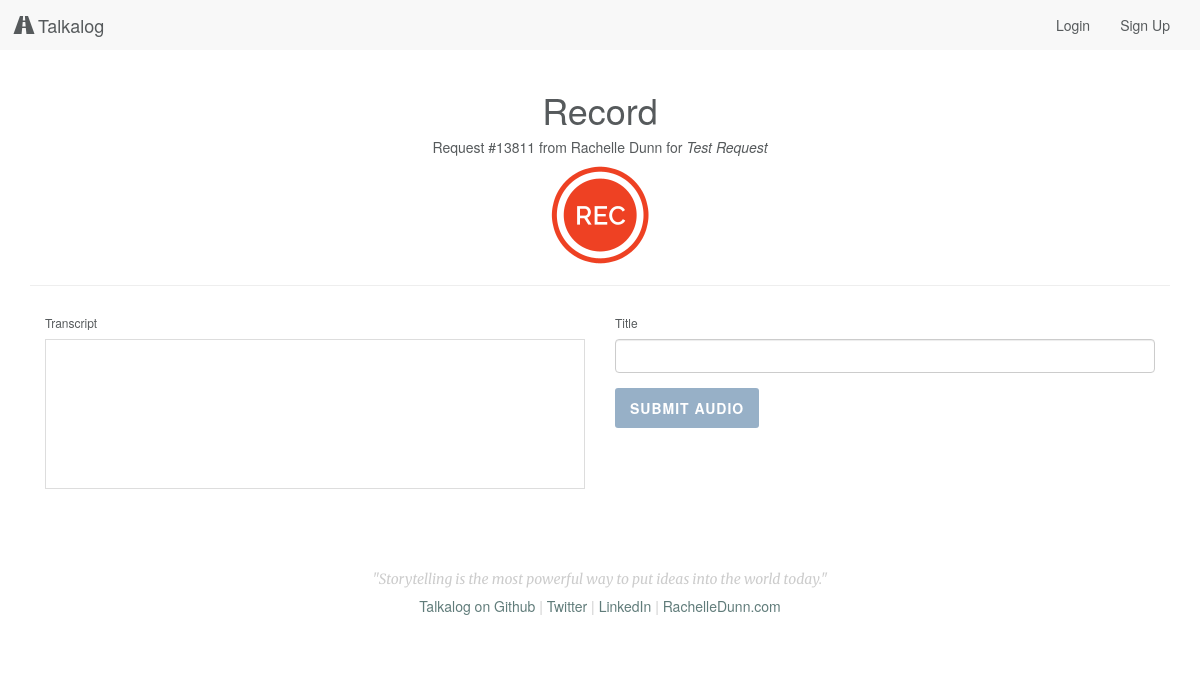
Page /request/13811 on the committed database.
### model.py (models this page shows, shortened)
class RequestID(db.Model):
    __tablename__ = "Requests"
    id = db.Column(db.String, primary_key=True)
    user_id = db.Column(db.Integer, db.ForeignKey('Users.id'), nullable=False)
    upload_id = db.Column(db.Integer, db.ForeignKey('Uploads.id'), nullable=False)
    call_sid = db.Column(db.String)
    user = db.relationship("User", backref=db.backref("requestids", order_by=id))
    upload = db.relationship("Upload", backref=db.backref("requestids", order_by=id))

class User(db.Model):
    __tablename__ = "Users"
    id = db.Column(db.Integer, autoincrement=True, primary_key=True)
    email = db.Column(db.String(100), nullable=False)
    password = db.Column(db.String(50), nullable=False)
    first_name = db.Column(db.String(50), nullable=False)
    last_name = db.Column(db.String(50), nullable=False)
    tel = db.Column(db.String, nullable=False)

class Upload(db.Model):
    __tablename__ = "Uploads"
    id = db.Column(db.Integer, autoincrement=True, primary_key=True)
    user_id = db.Column(db.Integer, db.ForeignKey('Users.id'), nullable=False)
    title = db.Column(db.String, nullable=False, default=db.func.now())
    path = db.Column(db.String(50))
    mimetype = db.Column(db.String(50), default='wav') # wav, jpg, mp3
    datetime = db.Column(db.DateTime, default=db.func.now(), onupdate=db.func.now()) # set datetime to current timestamp
    transcript = db.Column(db.Text)
    user = db.relationship("User", backref=db.backref("uploads", order_by=id))

### server.py (the view)
@app.route('/request/<string:id>', methods=['GET', 'POST'])
def requested_audio_page(id):
	"""Record audio via request URL. Capture audio blob and save to S3, transcript, and title."""
	requested_obj = RequestID.query.get(id)
	assoc_upload = Upload.query.get(requested_obj.upload_id)
	if request.method == 'POST':
		file = request.files['file']
		title = request.form.get('title')
		transcript = request.form.get('transcript')
		if file:
			filename = str_generator(30) + '.wav'
			assoc_upload.title = title
			assoc_upload.path = filename
			assoc_upload.transcript = transcript
			db.session.commit()
			print 'Committed new recording %s' % filename
			k = b.new_key(filename)
			k.set_contents_from_file(file)
		return render_template("thanks.html")
	else:
		return render_template("request_page.html", requested_obj=requested_obj)

### templates/request_page.html (shortened to what this page needs)
{% extends 'base.html' %}
{% block content %}
    <div class="row text-center">
        <h1>Record</h1>
        <h5>Request #<span id="request-id">{{ requested_obj.id }}</span> from {{ requested_obj.user.first_name }} {{ requested_obj.user.last_name }} for <em>{{ requested_obj.upload.title }}</em></h5>
        <div id="start_button"><img src="/static/img/record.png" alt="Record" width="100" height="100"></div>
    </div>
    <hr>
    <div class="row">
        <div class="col-sm-6">
            <h6>Transcript</h6>
            <div id="results">
            </div>
        </div>
        <div class="col-sm-6">
            <div class="upload-info">
                <h6>Title</h6>
                <div class="form-group">
                    <input type="text" name="title" class="form-control" id="recording-title" placeholder="">
                </div>
                <input type="submit" value="Submit Audio" id="submit-audio" class="button">
            </div>
        </div>
    </div>
{% endblock %}

### static/css/style.css (style rules this page uses)
body { background-color: #ffffff; color: #565a5c; }
.h1, .h2, .h3, .h4, .h5, h1, h2, h3, h4, h5 { font-weight: 200; }
.button { background: #6186aa; color: #fff; box-shadow: 0 6px #405972; border: none; font-family: inherit; font-size: inherit; cursor: pointer; padding: 10px 15px; display: inline-block; text-transform: uppercase; letter-spacing: 1px; font-weight: 700; outline: none; position: relative; border-radius: 3px; -webkit-transition: none; -moz-transition: none; transition: none; }
.button:after { content: ''; position: absolute; z-index: -1; -webkit-transition: all 0.3s; -moz-transition: all 0.3s; transition: all 0.3s; }
.button.disabled, .button[disabled], fieldset[disabled] .button { pointer-events: none; cursor: not-allowed; filter: alpha(opacity=65); -webkit-box-shadow: none; box-shadow: none; opacity: .65; }
.row { margin-left: auto; margin-right: auto; }
#results { font-size: 14px; font-weight: bold; border: 1px solid #ddd; padding: 15px; text-align: left; min-height: 150px; }
#start_button, #stop_button { cursor: pointer; }

### rows in the picture
RequestID: id "13811"
User: user.first_name "Rachelle", user.last_name "Dunn"
Upload: upload "Test Request"
